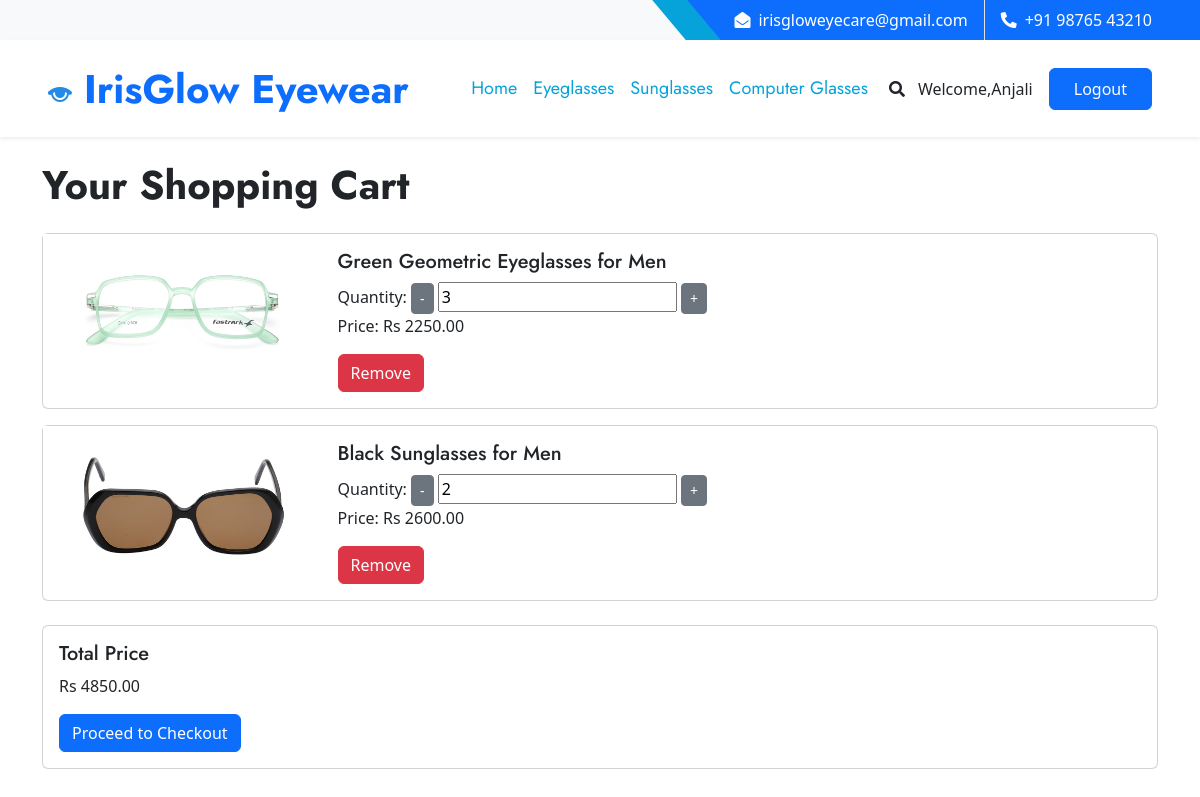
The page /cart/ (signed in) on the database its author committed.
### IrisGlowApp/models.py (models this page shows, shortened)
class CustomUser(AbstractUser):
    PATIENT = 1
    DOCTOR = 2
    SPECTS = 3
    ADMIN = 4
    ROLE_CHOICE = (
        (PATIENT, 'Patient'),
        (DOCTOR, 'Doctor'),
        (SPECTS, 'Spects'),
        (ADMIN,'Admin'),
    )
    username=None
    first_name = models.CharField(max_length=50)
    last_name = models.CharField(max_length=50)
    USERNAME_FIELD = 'email'
    email = models.EmailField(max_length=100, unique=True)
    phone = models.CharField(max_length=12, blank=True)
    password = models.CharField(max_length=128)
    role = models.PositiveSmallIntegerField(choices=ROLE_CHOICE, blank=True, null=True,default='1')
    is_admin = models.BooleanField(default=False)
    is_staff = models.BooleanField(default=False)
    is_active = models.BooleanField(default=True)
    is_superadmin = models.BooleanField(default=False)
    REQUIRED_FIELDS = ['first_name','last_name', 'phone']
    objects = UserManager()

class UserCart(models.Model):
    user = models.ForeignKey(User, on_delete=models.CASCADE)
    created_at = models.DateTimeField(auto_now_add=True)
    updated_at = models.DateTimeField(auto_now=True)
    frame = models.ForeignKey(Frame, on_delete=models.CASCADE)
    quantity = models.PositiveIntegerField(default=1)
    def total_price(self):
        return self.frame.price * self.quantity

class Frame(models.Model):
    GENDER_CHOICES = (
        ('M', 'Male'),
        ('F', 'Female'),
        ('K', 'Kids'),
    )
    CATEGORY_CHOICES = (
        ('Eyeglasses', 'Eyeglasses'),
        ('Sunglasses', 'Sunglasses'),
        ('Computer Glasses', 'Computer Glasses'),
    )
    FRAME_MATERIAL_CHOICES = (
        ('Metal', 'Metal'),
        ('Plastic', 'Plastic'),
        ('Wood', 'Wood'),
        ('Aluminium', 'Aluminium'),
        ('Glass', 'Glass'),
    )
    FRAME_STYLE_CHOICES = (
        ('Circle', 'Circle'),
        ('Rectangle', 'Rectangle'),
        ('Geometric', 'Geometric'),
        ('Square', 'Square'),
    )
    SIZE_CHOICES = (
        ('Small', 'Small'),
        ('Medium', 'Medium'),
        ('Large', 'Large'),
    )
    BRAND_CHOICES = (
        ('Fastrack', 'Fastrack'),
        ('Titan', 'Titan'),
        ('Essilor', 'Essilor'),
        ('Ray-Ban', 'Ray-Ban'),
        ('Boss', 'Boss'),
        ('Polaroid', 'Polaroid'),
        ('Vogue', 'Vogue'),
    )
    COLOR_CHOICES = (
        ('Red', 'Red'),
        ('Blue', 'Blue'),
        ('Green', 'Green'),
        ('Black', 'Black'),
        ('White', 'White'),
    )
    TEMPLE_LENGTH_CHOICES = [
        ('140', '140 mm'),
        ('141', '141 mm'),
        ('142', '142 mm'),
        ('143', '143 mm'),
        ('144', '144 mm'),
        ('145', '145 mm'),
        ('146', '146 mm'),
        ('147', '147 mm'),
        ('148', '148 mm'),
        ('149', '149 mm'),
        ('150', '150 mm'),
        ('151', '151 mm'),
        ('152', '152 mm'),
        ('153', '153 mm'),
        ('154', '154 mm'),
        ('155', '155 mm'),
        ('156', '156 mm'),
        ('157', '157 mm'),
        ('158', '158 mm'),
    ]
    BRIDGE_SIZE_CHOICES = [
        ('15', '15 mm'),
        ('16', '16 mm'),
        ('17', '17 mm'),
        ('18', '18 mm'),
        ('19', '19 mm'),
        ('20', '20 mm'),
        ('21', '21 mm'),
        ('22', '22 mm'),
        ('23', '23 mm'),
        ('24', '24 mm'),
        ('25', '25 mm'),
    ]
    LENS_WIDTH_CHOICES = [
        ('45', '45 mm'),
        ('46', '46 mm'),
        ('47', '47 mm'),
        ('48', '48 mm'),
        ('49', '49 mm'),
        ('50', '50 mm'),
        ('51', '51 mm'),
        ('52', '52 mm'),
        ('53', '53 mm'),
        ('54', '54 mm'),
        ('55', '55 mm'),
        ('56', '56 mm'),
        ('57', '57 mm'),
        ('58', '58 mm'),
    ]
    name = models.CharField(max_length=255, unique=True)
    brand_name = models.CharField(max_length=255, choices=BRAND_CHOICES)
    category = models.CharField(max_length=255, choices=CATEGORY_CHOICES)
    product_description = models.TextField()
    material_description = models.TextField()
    gender = models.CharField(max_length=1, choices=GENDER_CHOICES)
    price = models.DecimalField(max_digits=10, decimal_places=2, validators=[MaxValueValidator(10000)])
    stock_quantity = models.PositiveIntegerField(default=0)
    production_date = models.DateField(null=True, blank=True)
    color = models.CharField(max_length=50, null=True, blank=True, choices=COLOR_CHOICES)
    size = models.CharField(max_length=10, choices=SIZE_CHOICES, null=True, blank=True)
    frame_material = models.CharField(max_length=20, choices=FRAME_MATERIAL_CHOICES, null=True, blank=True)
    frame_style = models.CharField(max_length=20, choices=FRAME_STYLE_CHOICES, null=True, blank=True)
    temple_length = models.CharField(max_length=3, choices=TEMPLE_LENGTH_CHOICES, default='15')
    bridge_size = models.CharField(max_length=5, choices=BRIDGE_SIZE_CHOICES, default='15')
    lens_width = models.CharField(max_length=5, choices=LENS_WIDTH_CHOICES, default='15')
    thumbnail = models.ImageField(upload_to='frame_thumbnails/')
    image_2 = models.ImageField(upload_to='frame_images/', blank=True, null=True)
    image_3 = models.ImageField(upload_to='frame_images/', blank=True, null=True)
    image_4 = models.ImageField(upload_to='frame_images/', blank=True, null=True)
    image_5 = models.ImageField(upload_to='frame_images/', blank=True, null=True)
    frame_id = models.AutoField(primary_key=True, unique=True)

### IrisGlowApp/views.py (the view)
# urls.py: path('cart/', view_cart, name='cart'),
def view_cart(request):
    user = request.user
    user_cart_items = UserCart.objects.filter(user=user)
    total_price = sum(item.total_price() for item in user_cart_items)
    return render(request, 'cart.html', {'cart_items': user_cart_items, 'total_price': total_price})

### template/cart.html (shortened to what this page needs)
{% load static %}
<!DOCTYPE html>
<html lang="en">
<head>
    <link href="https://cdnjs.cloudflare.com/ajax/libs/font-awesome/5.10.0/css/all.min.css" rel="stylesheet">
    <link href="https://cdn.jsdelivr.net/npm/bootstrap-icons@1.4.1/font/bootstrap-icons.css" rel="stylesheet">
    <link href="{% static 'lib/owlcarousel/assets/owl.carousel.min.css' %}" rel="stylesheet">
    <link href="{% static 'lib/animate/animate.min.css' %}" rel="stylesheet">
    <link href="{% static 'lib/tempusdominus/css/tempusdominus-bootstrap-4.min.css' %}" rel="stylesheet" />
    <link href="{% static 'lib/twentytwenty/twentytwenty.css' %}" rel="stylesheet" />
    <link href="{% static 'css/bootstrap.min.css' %}" rel="stylesheet">
    <link href="{% static 'css/style.css' %}" rel="stylesheet">
    <link href="https://cdn.jsdelivr.net/npm/bootstrap@5.3.0/dist/css/bootstrap.min.css" rel="stylesheet">
</head>
<body>
    <div class="container-fluid bg-light ps-5 pe-0 d-none d-lg-block">
        <div class="row gx-0">
            <div class="col-md-6 text-center text-lg-start mb-2 mb-lg-0">
            </div>
            <div class="col-md-6 text-center text-lg-end">
                <div class="position-relative d-inline-flex align-items-center bg-primary text-white top-shape px-5">
                    <div class="me-3 pe-3 border-end py-2">
                        <p class="m-0"><i class="fa fa-envelope-open me-2"></i>irisgloweyecare@gmail.com</p>
                    </div>
                    <div class="py-2">
                        <p class="m-0"><i class="fa fa-phone-alt me-2"></i>+91 98765 43210</p>
                    </div>
                </div>
            </div>
        </div>
    </div>
    <nav class="navbar navbar-expand-lg bg-white navbar-light shadow-sm px-5 py-3 py-lg-0">
        <a href="index.html" class="navbar-brand p-0">
            <h1 class="m-0 text-primary">
                <img src="{% static 'img/img1.png' %}">
              IrisGlow Eyewear</h1>
        </a>
        {% if user.is_authenticated %}
        <div class="collapse navbar-collapse" id="navbarCollapse">
            <div class="navbar-nav ms-auto py-0">
                <a href="{% url 'buyframes' %}" class="nav-item nav-link active">Home</a>
                <a href="{% url 'eyeglasses' %}" class="nav-item nav-link active">Eyeglasses</a>
                <a href="{% url 'sunglasses' %}" class="nav-item nav-link active">Sunglasses</a>
                <a href="{% url 'computerglasses' %}" class="nav-item nav-link active">Computer Glasses</a>
                </div>
            </div>
            <button type="button" class="btn text-dark" data-bs-toggle="modal" data-bs-target="#searchModal"><i class="fa fa-search"></i></button>
            <a href="" class="nav-item nav-link">Welcome,{{user.first_name}}</a>
            <a href="{% url 'logout' %}" class="btn btn-primary py-2 px-4 ms-3">Logout</a>
        {% endif %}
    </nav>
<div class="container mt-4">
    <h1 class="mb-4">Your Shopping Cart</h1>
    {% if cart_items %}
        {% for item in cart_items %}
            <div class="card mb-3">
                <div class="row g-0">
                    <div class="col-md-3">
                        <img src="{{ item.frame.thumbnail.url }}" alt="{{ item.frame.name }}" class="img-fluid">
                    </div>
                    <div class="col-md-9">
                        <div class="card-body">
                            <h5 class="card-title">{{ item.frame.name }}</h5>
                            <form method="POST" action="{% url 'update_cart' frame_id=item.frame_id %}" class="update-form">
                                <label for="quantity">Quantity:</label>
                                <button type="submit" class="btn btn-secondary btn-sm" name="quantity" value="{{ item.quantity|add:"-1" }}" onclick="return updateQuantity(this, -1)">-</button>
                                <input type="number" name="quantity" value="{{ item.quantity }}" min="1" readonly>
                                <button type="submit" class="btn btn-secondary btn-sm" name="quantity" value="{{ item.quantity|add:"1" }}" onclick="return updateQuantity(this, 1)">+</button>
                            </form>
                            <p class="card-text">Price: Rs <span class="total-price">{{ item.total_price }}</span></p>
                            <a href="{% url 'remove_from_cart' frame_id=item.frame_id %}" class="btn btn-danger">Remove</a>
                        </div>
                    </div>
                </div>
            </div>
        {% endfor %}
        <div class="card mt-4">
            <div class="card-body">
                <h5 class="card-title">Total Price</h5>
                <p class="card-text"> Rs <span id="cart-total">{{ total_price }}</span></p>
                <a href="{% url 'checkout' %}" class="btn btn-primary">Proceed to Checkout</a>
            </div>
        </div>
    {% else %}
        <p>Your cart is empty.</p>
    {% endif %}
</div>

### static/css/style.css (style rules this page uses)
:root { --primary: #06A3DA; --secondary: #F57E57; --light: #EEF9FF; --dark: #091E3E; }
h1, h2, .font-weight-bold { font-weight: 700 !important; }
h5, h6, .font-weight-medium { font-weight: 500 !important; }
.btn { font-family: 'Jost', sans-serif; font-weight: 600; transition: .5s; }
.btn-primary, .btn-secondary { color: #FFFFFF; }
.top-shape::before { position: absolute; content: ""; width: 35px; height: 100%; top: 0; left: -17px; background: var(--primary); transform: skew(40deg); }
.navbar-light .navbar-nav .nav-link { font-family: 'Jost', sans-serif; padding: 35px 15px; font-size: 18px; color: var(--dark); outline: none; transition: .5s; }
.navbar-light .navbar-nav .nav-link:hover, .navbar-light .navbar-nav .nav-link.active { color: var(--primary); }

### rows shown on the page
CustomUser: first_name "Anjali"
UserCart: frame.thumbnail (picture), frame.name "Green Geometric Eyeglasses for Men", quantity "3", total_price "2250.00"
UserCart: frame.thumbnail (picture), frame.name "Black Sunglasses for Men", quantity "2", total_price "2600.00"

### other values the page prints
{{ total_price }} "4850.00"
